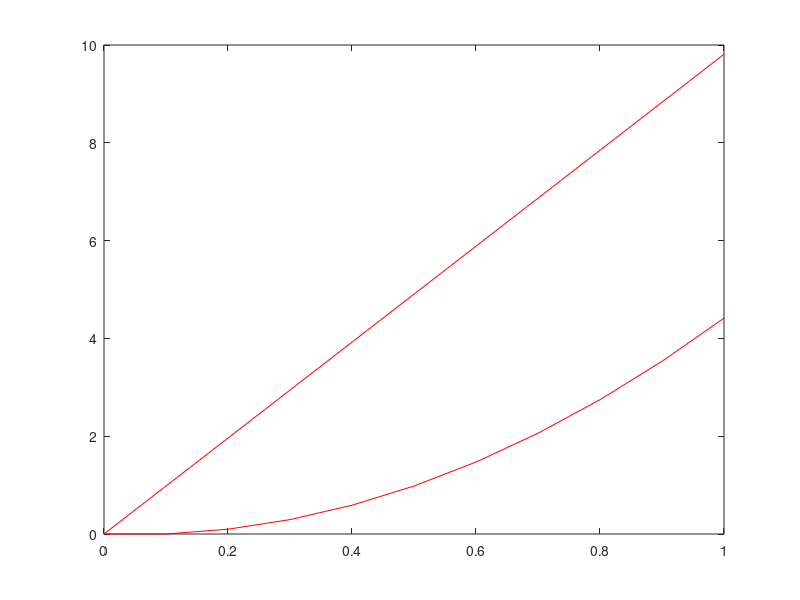

This figure's MATLAB source:
function DiffEgyenletrendszer

Func = @f;

[y t]=euler(Func,0,[0;0],1,10);
plot(t,y(1,:),'r');
hold on;
plot(t,y(2,:),'r');
hold on;


function [y,t]=euler(f,t0,y0,tf,N)
t=[t0];
y=[y0];
h=(tf-t0)/N;
for i=1:N
    yi1=y(:,i)+h*f(t(i),y(:,i));
    ti1=t(i)+h;
    y=[y,yi1];
    t=[t,ti1];
end

function [yp] = f(t,y)
yp=zeros(2,1);
yp(2)=9.81;
yp(1)=y(2);